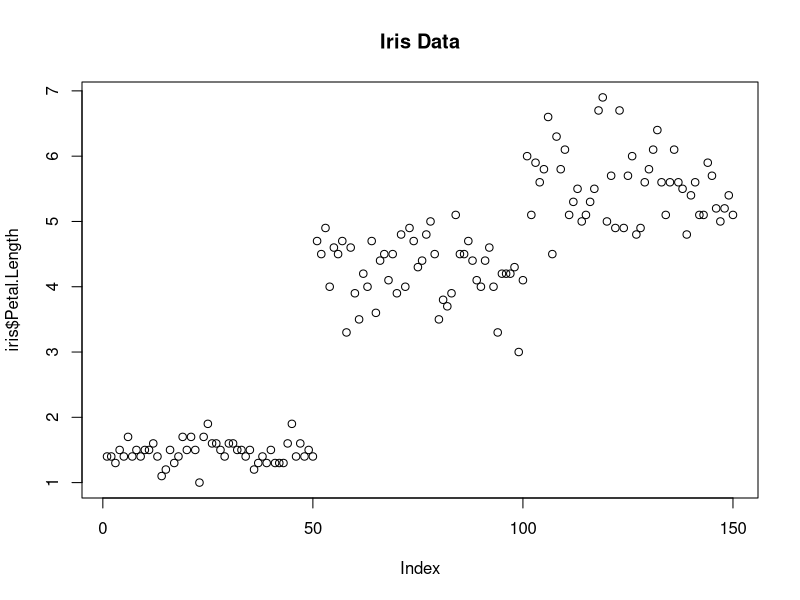
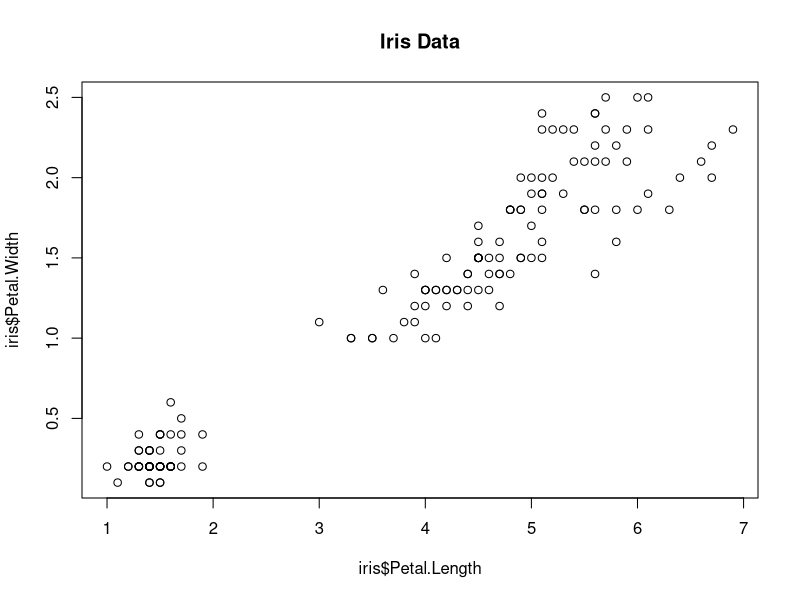
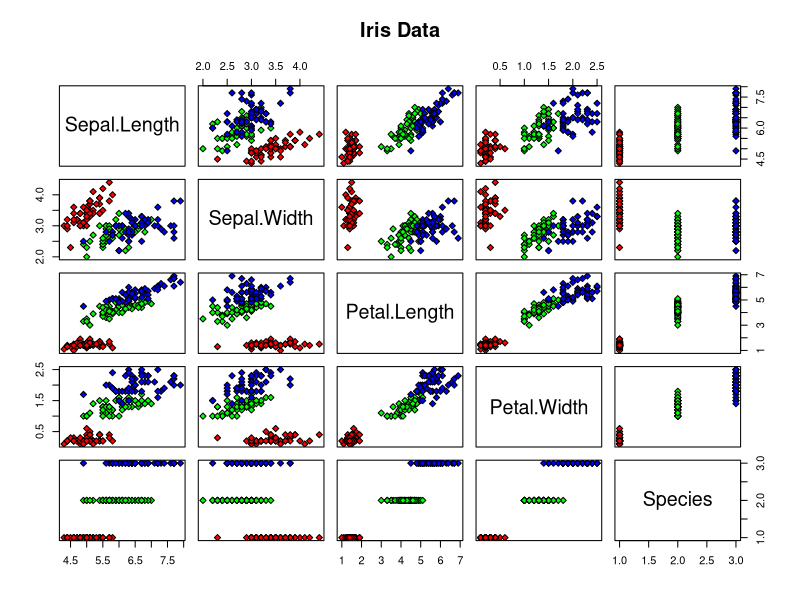
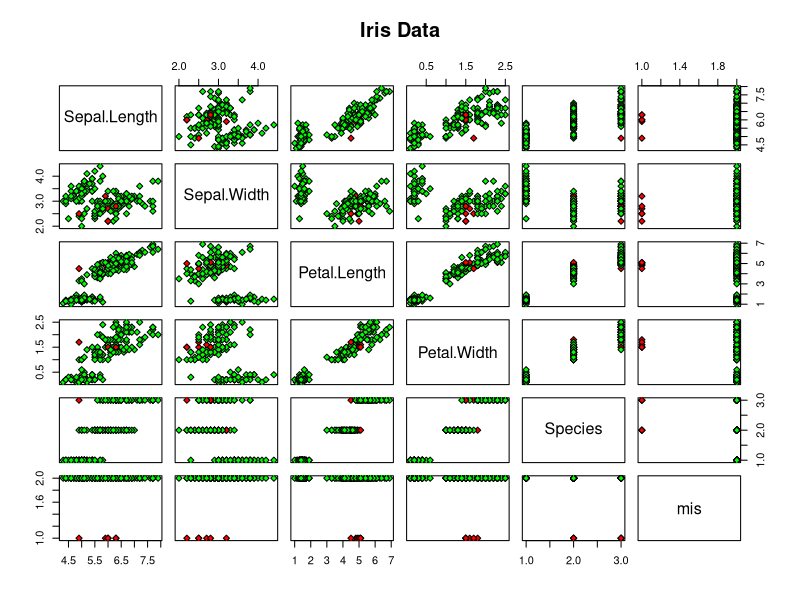

Reproduce these figures in R, in order.
# practical 2

View(iris3)

# first 50 rows, from list 1, setosa
iris3[1:50,,1]

# prints the petal lengths in vector or species
iris$Petal.Length
iris$Species

# bind the first 25 rows/results for the first 3 species of flowers
rbind(iris3[1:25,,1], iris3[1:25,,2], iris3[1:25,,3])

# plots the petal length against observatio number
plot(iris$Petal.Length, main="Iris Data")
#plots petal length against width (x=length,y=width)
plot(iris$Petal.Length, iris$Petal.Width, main="Iris Data",bg="red")
#creates array of plots of all the different variable
plot(iris, main="Iris Data",bg=c("red","green","blue")[unclass(iris$Species)],pch=23)


#changes the shape of the point
pch=23 # use the help to search what ‘pch’ is
# changes color of point, need pch element for colour to work
bg="red"
# same again... but different colour for different speices
bg=c("red","green","blue")[unclass(iris$Species)]

# vector of colours..
c("red","green","blue")
# assigns number to factor. based on factor level
unclass(iris$Species)
# selects 2nd element in vector
c("red","green","blue")[2]
# assigns colour to species. This is based on factor level and position in vector
c("red","green","blue")[unclass(iris$Species)]


library(class)
data <- iris[,1:4]
labels <- iris[,5]
result <- knn(data, data, labels,k=3)
result

# change K by ading k=1... into element
knn(data,data,labels,k=3)
# True if they match, False if they do not. check real data with knn data set.
result==labels

# Plot showing if data classified correctly
iris2=iris
iris2$mis= as.factor(result==labels)
plot(iris2, main="Iris Data",bg=c("red","green")[unclass(iris2$mis)],pch=23)

# Split data non-random
training=iris[1:75,1:4]
labels2=labels[1:75]
real=iris[76:150,1:4]
results2=knn(train = training,test = real,cl=labels2,k=3)
results2==labels[76:150]



# Split data randomisd
library(dplyr)
set.seed(100)
data.train=sample_frac(iris,0.5)
iris_index <- as.numeric(rownames(data.train))
data.test <- iris[-iris_index,]
labels3=data.train[,5]
results3=knn(train = data.train[,1:4],test = data.test[,1:4],cl=labels3,k=3)
results3==data.test[,5]
